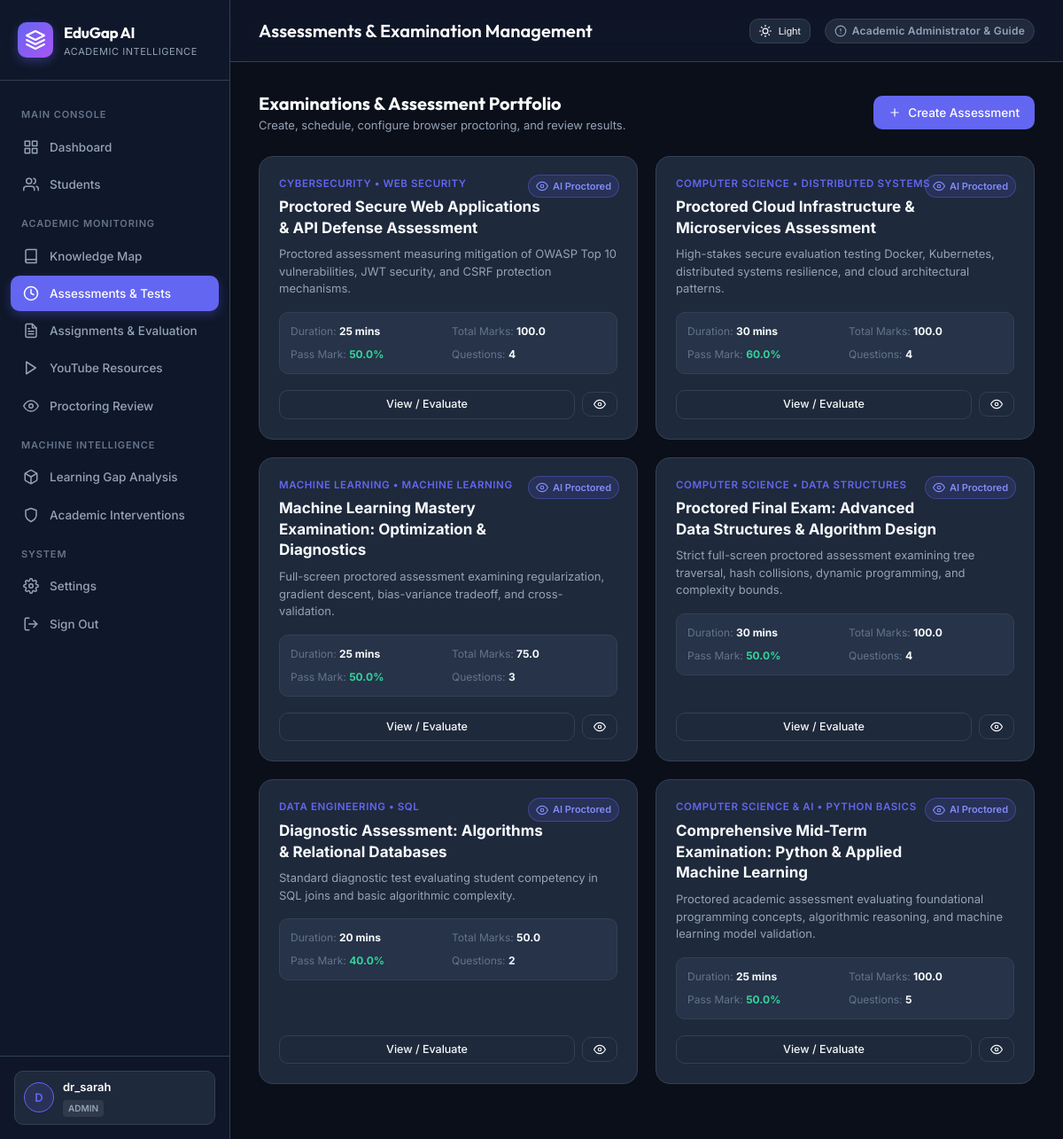
Page /assessments (signed in) on the committed database.
### tables this page shows
CREATE TABLE assessments (
        id INTEGER PRIMARY KEY AUTOINCREMENT,
        title TEXT NOT NULL,
        description TEXT,
        subject TEXT NOT NULL,
        topic TEXT NOT NULL,
        duration_minutes INTEGER DEFAULT 30,
        passing_marks REAL DEFAULT 50.0,
        total_marks REAL DEFAULT 100.0,
        negative_marking REAL DEFAULT 0.0,
        attempt_limit INTEGER DEFAULT 1,
        shuffle_questions INTEGER DEFAULT 1,
        shuffle_options INTEGER DEFAULT 1,
        is_proctored INTEGER DEFAULT 1,
        proctoring_strictness TEXT DEFAULT 'Standard',
        assigned_to_student_id TEXT,
        due_date TIMESTAMP,
        is_published INTEGER DEFAULT 1,
        results_published INTEGER DEFAULT 1,
        created_by TEXT DEFAULT 'Admin',
        created_at TIMESTAMP DEFAULT CURRENT_TIMESTAMP
    );

### app.py (the view, shortened to what this page needs)
@app.route("/assessments")
@login_required
def assessments_page():
    connection = get_db_connection()
    role = session.get("role")
    student_id = session.get("student_id") or "S001"
    assessments = connection.execute("""
        SELECT a.*, COUNT(q.id) as q_count
        FROM assessments a
        LEFT JOIN assessment_questions q ON q.assessment_id = a.id
        WHERE a.is_published = 1 OR ? = 'admin'
        GROUP BY a.id
        ORDER BY a.id DESC
    """, (role,)).fetchall()
    student_attempts = {}
    connection.close()
    return render_template("assessments.html", assessments=assessments, student_attempts=student_attempts)

### app.py (called while the page is built)
def get_db_connection():
    connection = sqlite3.connect(DATABASE)
    connection.row_factory = sqlite3.Row
    return connection

def login_required(f):
    @wraps(f)
    def decorated_function(*args, **kwargs):
        if "user_id" not in session:
            flash("Please authenticate to access the academic platform.", "info")
            return redirect(url_for("login"))
        return f(*args, **kwargs)
    return decorated_function

### templates/assessments.html (shortened to what this page needs)
{% extends "base.html" %}
{% block header_title %}
{% if session.get('role') == 'admin' %}
Assessments & Examination Management
{% else %}
Assigned Proctored Tests & Examinations
{% endif %}
{% endblock %}
{% block content %}
<div
    style="display: flex; justify-content: space-between; align-items: center; margin-bottom: 24px; flex-wrap: wrap; gap: 12px;">
    <div>
        <h3 style="font-family: 'Outfit', sans-serif; font-size: 20px; color: var(--text-primary);">
            {% if session.get('role') == 'admin' %}Examinations & Assessment Portfolio{% else %}Available Proctored
            Assessments{% endif %}
        </h3>
        <p style="color: var(--text-secondary); font-size: 13px;">
            {% if session.get('role') == 'admin' %}Create, schedule, configure browser proctoring, and review results.{%
            else %}Timed assessments with automated validation and security proctoring.{% endif %}
        </p>
    </div>
    {% if session.get('role') == 'admin' %}
    <a href="{{ url_for('admin_create_assessment') }}" class="btn btn-primary">
        <svg class="icon icon-sm" viewBox="0 0 24 24">
            <line x1="12" y1="5" x2="12" y2="19" />
            <line x1="5" y1="12" x2="19" y2="12" />
        </svg>
        <span>Create Assessment</span>
    </a>
    {% endif %}
</div>
<div class="assessment-grid">
    {% for test in assessments %}
    <div class="assessment-card">
        <div>
            {% if test['is_proctored'] %}
            <span class="proctored-badge">
                <svg class="icon icon-sm" viewBox="0 0 24 24">
                    <path d="M1 12s4-8 11-8 11 8 11 8-4 8-11 8-11-8-11-8z" />
                    <circle cx="12" cy="12" r="3" />
                </svg>
                AI Proctored
            </span>
            {% endif %}
            <div
                style="font-size: 11.5px; font-weight: 600; text-transform: uppercase; color: var(--primary); letter-spacing: 0.05em; margin-bottom: 6px;">
                {{ test['subject'] }} &bull; {{ test['topic'] }}
            </div>
            <h4
                style="font-size: 17px; font-weight: 700; color: var(--text-primary); margin-bottom: 8px; line-height: 1.4; padding-right: 80px;">
                {{ test['title'] }}
            </h4>
            <p style="font-size: 13px; color: var(--text-secondary); line-height: 1.5; margin-bottom: 16px;">
                {{ test['description'] }}
            </p>
            <div
                style="display: grid; grid-template-columns: 1fr 1fr; gap: 8px; padding: 12px; border-radius: var(--radius-md); background: var(--bg-card-hover, rgba(19, 29, 49, 0.6)); border: 1px solid var(--border-color); margin-bottom: 18px; font-size: 12px;">
                <div><span style="color: var(--text-muted);">Duration:</span> <strong
                        style="color: var(--text-primary);">{{ test['duration_minutes'] }} mins</strong></div>
                <div><span style="color: var(--text-muted);">Total Marks:</span> <strong
                        style="color: var(--text-primary);">{{ test['total_marks'] }}</strong></div>
                <div><span style="color: var(--text-muted);">Pass Mark:</span> <strong style="color: #34d399;">{{
                        test['passing_marks'] }}%</strong></div>
                <div><span style="color: var(--text-muted);">Questions:</span> <strong
                        style="color: var(--text-primary);">{{ test['q_count']|default(0) }}</strong></div>
            </div>
        </div>
        <div>
            {% if session.get('role') == 'admin' %}
            <div style="display: flex; gap: 8px; align-items: center;">
                <a href="{{ url_for('assessment_detail', assessment_id=test['id']) }}" class="btn btn-secondary btn-sm"
                    style="flex: 1;">
                    <span>View / Evaluate</span>
                </a>
                <a href="{{ url_for('proctoring_review_page') }}" class="btn btn-secondary btn-sm"
                    title="Proctoring logs">
                    <svg class="icon icon-sm" viewBox="0 0 24 24">
                        <path d="M1 12s4-8 11-8 11 8 11 8-4 8-11 8-11-8-11-8z" />
                        <circle cx="12" cy="12" r="3" />
                    </svg>
                </a>
            </div>
            {% endif %}
        </div>
    </div>
    {% endfor %}
</div>
{% endblock %}

### templates/base.html (style rules this page uses)
:root { --bg-body: #0b0f19; --bg-sidebar: #0f172a; --bg-card: #1e293b; --bg-card-hover: #263349; --border-color: #334155; --text-primary: #f8fafc; --text-secondary: #94a3b8; --text-muted: #64748b; --primary: #6366f1; --primary-hover: #4f46e5; --primary-light: rgba(99, 102, 241, 0.15); --success: #10b981; --success-light: rgba(16, 185, 129, 0.15); --warning: #f59e0b; --warning-light: rgba(245, 158, 11, 0.15); --danger: #ef4444; --danger-light: rgba(239, 68, 68, 0.15); --info: #0ea5e9; --info-light: rgba(14, 165, 233, 0.15); --radius-sm: 6px; --radius-md: 10px; --radius-lg: 16px; --transition: all 0.2s cubic-bezier(0.4, 0, 0.2, 1); }
* { box-sizing: border-box; margin: 0; padding: 0; }
body { font-family: 'Inter', system-ui, -apple-system, sans-serif; background-color: var(--bg-body); color: var(--text-primary); line-height: 1.5; min-height: 100vh; display: flex; }
.icon { display: inline-flex; align-items: center; justify-content: center; width: 18px; height: 18px; stroke-width: 2; stroke: currentColor; fill: none; stroke-linecap: round; stroke-linejoin: round; flex-shrink: 0; }
.icon-sm { width: 14px; height: 14px; }
.btn { display: inline-flex; align-items: center; justify-content: center; gap: 8px; padding: 8px 16px; font-size: 13.5px; font-weight: 500; border-radius: var(--radius-md); text-decoration: none; cursor: pointer; border: 1px solid transparent; transition: var(--transition); }
.btn-primary { background-color: var(--primary); color: #ffffff; }
.btn-secondary { background-color: var(--bg-card); border-color: var(--border-color); color: var(--text-primary); }
.btn-sm { padding: 6px 12px; font-size: 12.5px; }

### templates/assessments.html (style rules this page uses)
.assessment-grid { display: grid; grid-template-columns: repeat(auto-fill, minmax(320px, 1fr)); gap: 20px; margin-bottom: 30px; }
.assessment-card { background: var(--bg-card); border: 1px solid var(--border-color); border-radius: var(--radius-lg); padding: 22px; display: flex; flex-direction: column; justify-content: space-between; transition: var(--transition); position: relative; }
.proctored-badge { position: absolute; top: 20px; right: 20px; display: inline-flex; align-items: center; gap: 5px; padding: 4px 8px; border-radius: 9999px; font-size: 11px; font-weight: 600; background: rgba(99, 102, 241, 0.15); border: 1px solid rgba(99, 102, 241, 0.4); color: #818cf8; }

### rows in the picture
assessments: is_proctored 1 (drawn), subject "CYBERSECURITY", topic "WEB SECURITY", title "Proctored Secure Web Applications & API Defense Assessment", description "Proctored assessment measuring mitigation of OWASP Top 10 vulnerabilities, JWT security, and CSRF protection mechanisms.", duration_minutes "25", total_marks "100.0", passing_marks "50.0", q_count "4"
assessments: is_proctored 1 (drawn), subject "COMPUTER SCIENCE", topic "DISTRIBUTED SYSTEMS", title "Proctored Cloud Infrastructure & Microservices Assessment", description "High-stakes secure evaluation testing Docker, Kubernetes, distributed systems resilience, and cloud architectural patterns.", duration_minutes "30", total_marks "100.0", passing_marks "60.0", q_count "4"
assessments: is_proctored 1 (drawn), subject "MACHINE LEARNING", topic "MACHINE LEARNING", title "Machine Learning Mastery Examination: Optimization & Diagnostics", description "Full-screen proctored assessment examining regularization, gradient descent, bias-variance tradeoff, and cross-validation.", duration_minutes "25", total_marks "75.0", passing_marks "50.0", q_count "3"
assessments: is_proctored 1 (drawn), subject "COMPUTER SCIENCE", topic "DATA STRUCTURES", title "Proctored Final Exam: Advanced Data Structures & Algorithm Design", description "Strict full-screen proctored assessment examining tree traversal, hash collisions, dynamic programming, and complexity bounds.", duration_minutes "30", total_marks "100.0", passing_marks "50.0", q_count "4"
assessments: is_proctored 1 (drawn), subject "DATA ENGINEERING", topic "SQL", title "Diagnostic Assessment: Algorithms & Relational Databases", description "Standard diagnostic test evaluating student competency in SQL joins and basic algorithmic complexity.", duration_minutes "20", total_marks "50.0", passing_marks "40.0", q_count "2"
assessments: is_proctored 1 (drawn), subject "COMPUTER SCIENCE & AI", topic "PYTHON BASICS", title "Comprehensive Mid-Term Examination: Python & Applied Machine Learning", description "Proctored academic assessment evaluating foundational programming concepts, algorithmic reasoning, and machine learning model validation.", duration_minutes "25", total_marks "100.0", passing_marks "50.0", q_count "5"

### other values in the picture
{{ session.get("username", "U")[0]|upper }} "D"
{{ session.get("username", "User") }} "dr_sarah"
{{ session.get("role", "student") }} "ADMIN"
